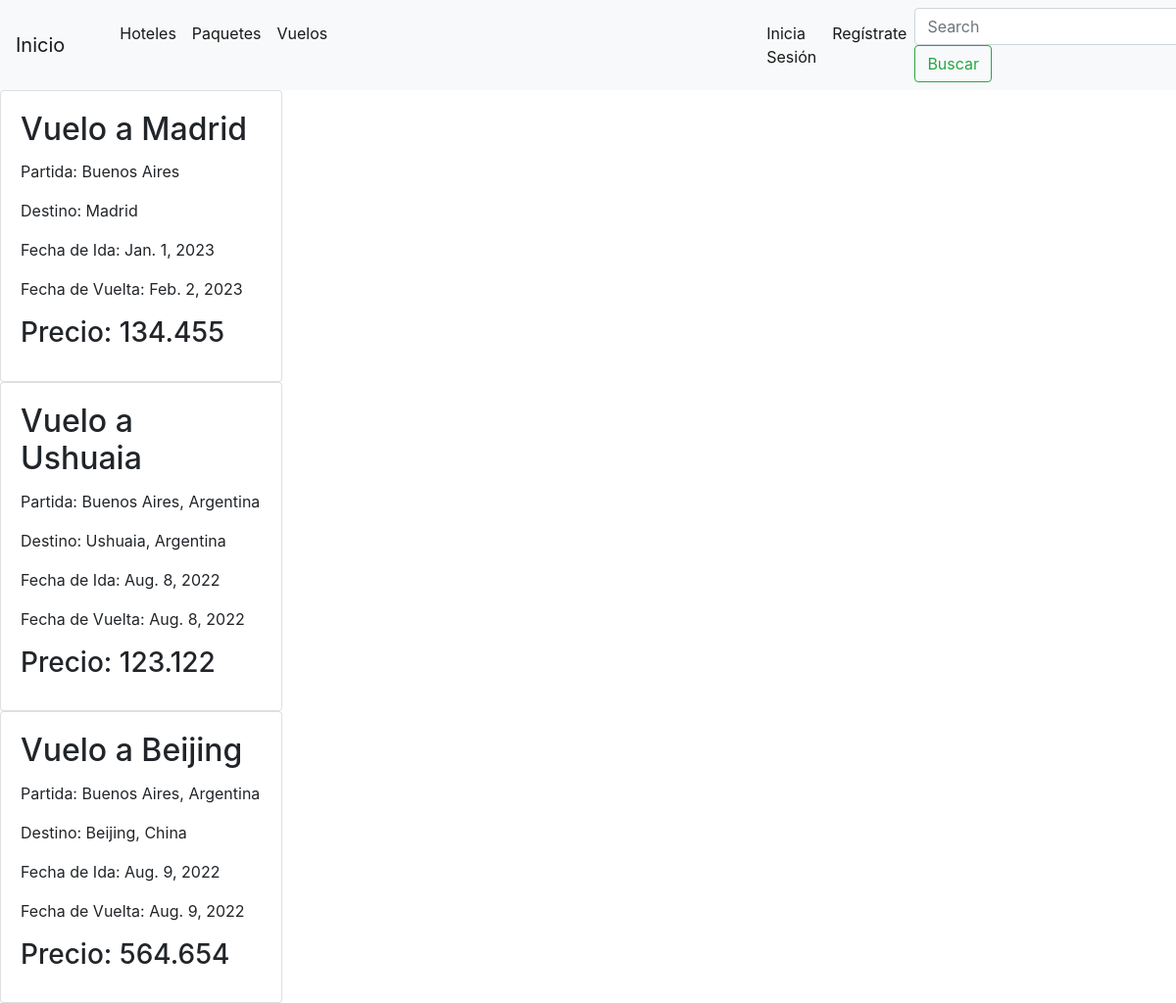
The app's page /info/viajes-vuelos/, older data.
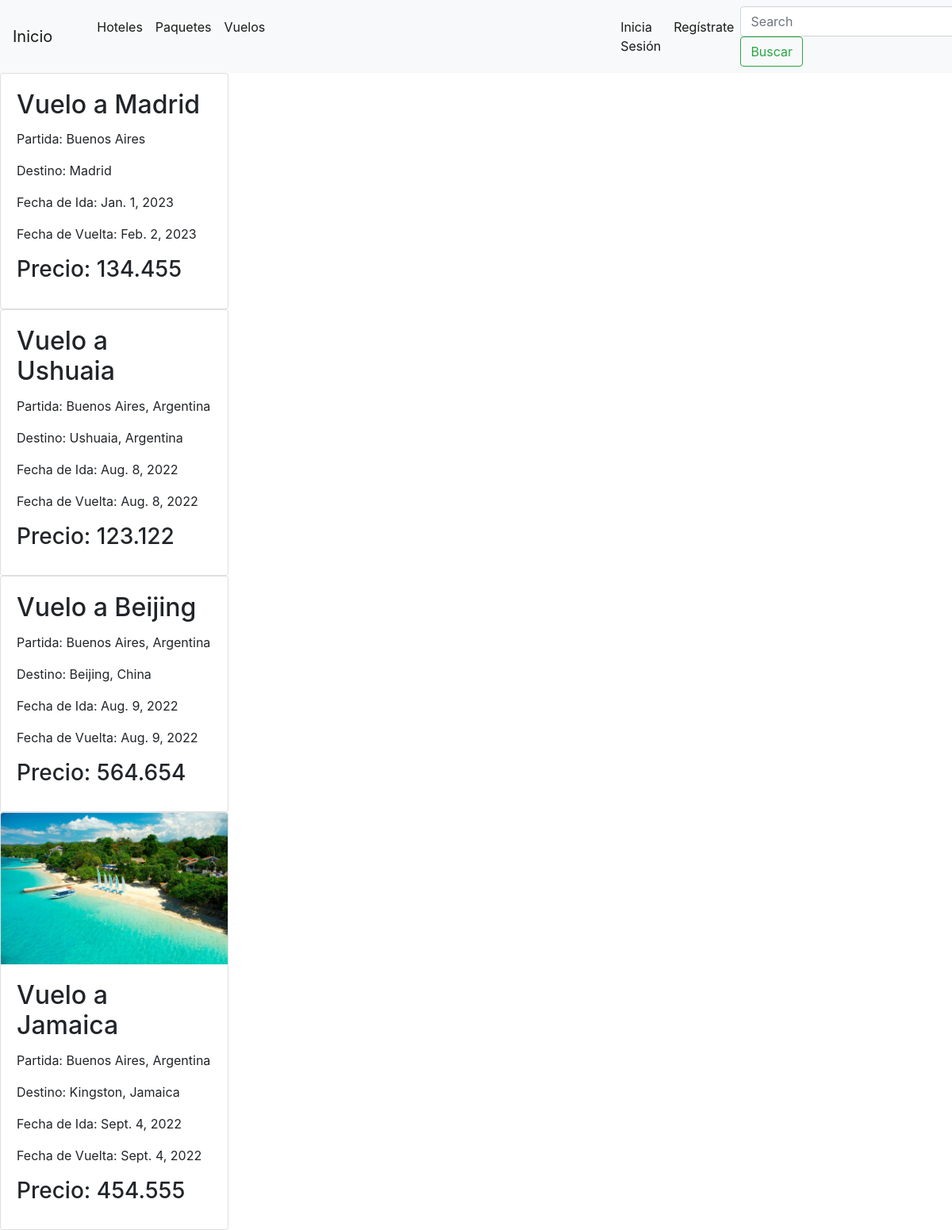
The same page, newer data.
### viajes/models.py (models this page shows, shortened)
class Vuelo(models.Model):
    name = models.CharField(max_length=200)
    departure = models.TextField()
    destination = models.TextField()
    date_departue = models.DateField(auto_now_add=True, null=True, blank=True)
    date_return = models.DateField(auto_now_add=True, null=True, blank=True)
    price= models.FloatField()
    image=models.ImageField(upload_to="viajes/",null=True, blank=True)

### viajes/views.py (the view)
# urls.py: path("viajes-vuelos/",verVuelo),
def verVuelo(request):
    vuelos = Vuelo.objects.all()
    return render(request,"vuelo.html",context={"vuelos" : vuelos})

### template/vuelo.html (shortened to what this page needs)
{%  extends "template/base.html" %}
{% block contenidoquecambia %}
<!DOCTYPE html>
<html lang="en">
<head>
</head>
<body>
    {% for i in vuelos %}
        <div class="card" style="width: 18rem;">
            {% if i.image %}
            <image src="{{ i.image.url }}" class="card-img-top">
            {% endif %}
            <div class="card-body">
            <h2 class="card-title">{{i.name}}</h2>
            <p class="card-text">Partida: {{i.departure}}</p>
            <p class="card-text">Destino: {{i.destination}}</p>
            <p class="card-text">Fecha de Ida: {{i.date_departue}}</p>
            <p class="card-text">Fecha de Vuelta: {{i.date_return}}</p>
            <h3 class="card-title">Precio: {{i.price}}</h3>
            </div>
        </div>
    {% endfor %}
</body>
</html>
{% endblock  %}

### template/base.html (shortened to what this page needs)
<!DOCTYPE html>
<html lang="en">
<head>
    <link rel="stylesheet" href="https://cdn.jsdelivr.net/npm/bootstrap@4.6.2/dist/css/bootstrap.min.css">
    <nav class="navbar navbar-expand-lg navbar-light bg-light">
        <a class="navbar-brand" href="/"style="margin-right: 3rem">Inicio</a>
        <div class="collapse navbar-collapse" id="navbarSupportedContent">
          <ul class="navbar-nav mr-auto">
            <li class="nav-item active">
              <a class="nav-link" href="/info/viajes-hotels/"> Hoteles <span class="sr-only">(current)</span></a>
            </li>
            <li class="nav-item active">
              <a class="nav-link" href="/info/viajes-paquetes/"> Paquetes <span class="sr-only">(current)</span></a>
            </li>
            <li class="nav-item active">
              <a class="nav-link" href="/info/viajes-vuelos/" style="margin-right: 27rem"> Vuelos <span class="sr-only">(current)</span></a>
            </li>
            {% if request.user.is_authenticated %}
            <li class="nav-item active">
              <a class="nav-link" href="/accounts/logout/">Cierra Sesión</a>
            </li>
            {% else %}
            <li class="nav-item active">
              <a class="nav-link" href="/accounts/login/">Inicia Sesión</a>
            </li>
            <li class="nav-item active">
              <a class="nav-link" href="/accounts/signup/">Regístrate</a>
            </li>
            {% endif %}
          </ul>
          <form class="form-inline my-2 my-lg-0" action="/info/search_products/" method="GET">
            <input class="form-control mr-sm-2" type="search" placeholder="Search" aria-label="Search" name="search">
            <button class="btn btn-outline-success my-2 my-sm-0" type="submit">Buscar</button>
          </form>
        </div>
      </nav>
</head>
<body>
{% block contenidoquecambia%}
{% endblock %}
</body>
</html>

Row changes from the older to the newer data that the page shows:
added Vuelo: image (picture), name "Vuelo a Jamaica", departure "Buenos Aires, Argentina", destination "Kingston, Jamaica", date_departue "Sept. 4, 2022", date_return "Sept. 4, 2022", price "454.555"
